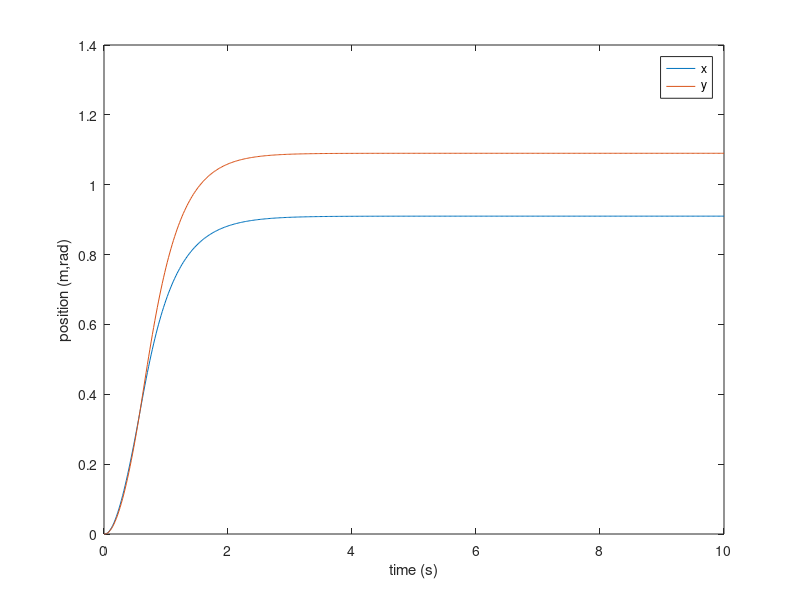

This chart was generated by the following MATLAB code:
%% Question 3
% % 
clc
clear all

dt=0.02;
t_final=10;
t=0:dt:t_final;

n=3; %num states
m=3;%num measurements

rR=0.195; %COM to wheel distance
M=3.4; %mass of the robot
IR=0.056282655290730/255; %robot moment of inertia

A=[-1.391610614393775 0 0; 0 -1.238717062996583 0; 0 0 -12.0207583];
B=[2.3884e-5/M 0 -2.3884e-5/M 0;
    0 1.7482765e-5/M 0 -1.7482765e-5/M;
    2e-5*8.835e2 2e-5*8.835e2 2e-5*8.835e2 2e-5*8.835e2]*1000;
C=eye(3);

x=zeros(n,length(t));
xdot=zeros(n,length(t));
xddot=zeros(n,length(t));
z=zeros(n,length(t));

Kp=[1000,0,-30;0,1000,30;-1000,0,30;0,-1000,-30]; % THESE BETTER HAVE NEGATIVE EIGSSSS
Kd=[500,0,0;0,500,0;-500,0,0;0,-500,0];

%create some random points
randominput = rand(3,20)*6-3;

for k=1:length(t)-1
    %simulate system
    %xd = randominput(:,int8(k*dt/5)+1);
    dx = [1;1;3];
    dxdot=[0;0;0];
    dxddot=[0;0;0];
    
    x(:,k)
    u=Kd*(dxdot-xdot(:,k))+Kp*(dx-x(:,k)); %calculate controller based on position/velocity
    if(max(abs(u))>255) %normalize controller
        u=u/max(abs(u))*255
    end
    %u=[-255;255;255;-255];
    

    xddot(:,k+1)=A*xdot(:,k)+B*u; %calculate new acceleration
    xdot(:,k+1) = xdot(:,k)+xddot(:,k)*dt; %calculate new velocity
    x(:,k+1) = x(:,k)+xdot(:,k+1)*dt; %calculate new position
    
    
    z(:,k+1)=C*xdot(:,k+1); %measure the velocity
    
end

figure
plot(t,x(1,:),t,x(2,:));
legend('x','y')
xlabel('time (s)')
ylabel('position (m,rad)')
